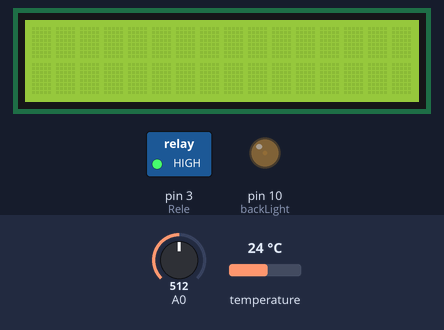
The sketch below on a simulated Arduino Uno, built with avr-gcc and run on an emulated ATmega328P. Shown: 16×2 character LCD, switched loads named in the sketch (green lamp = pin HIGH), output pins drawn as LEDs (lit = HIGH). The inputs (shaded band) are chosen by the test bench; at power-on: A0 = 512, temperature 24 °C.

Above: at 1.2 s.
1.3 s: A0 set to 389
2.8 s: A0 set to 362
At 3.6 s:
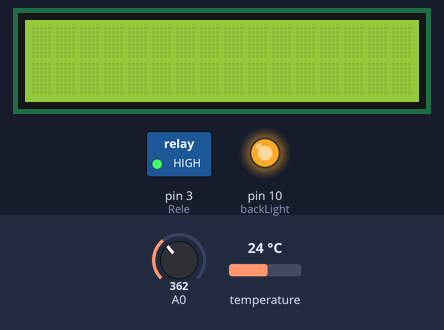
4.6 s: A0 set to 565
At 4.84 s:
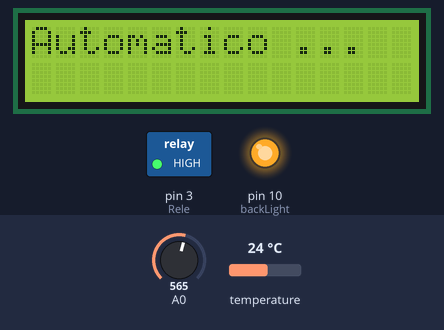
8.1 s: temperature set to 16.7 °C
13.1 s: temperature set to 15.6 °C
At 17.93 s:
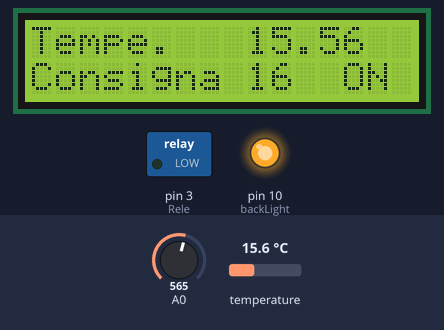
20.3 s: A0 set to 777
21.8 s: A0 set to 804
At 23.4 s:
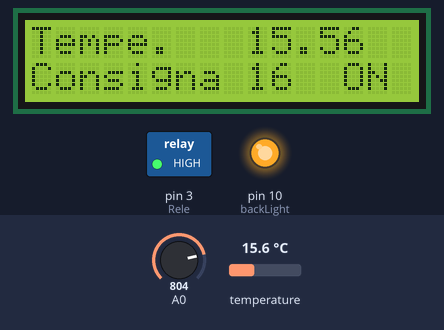
Timing chart, 0 to 24.3 s (numbered marks = the images above; inputs shaded):
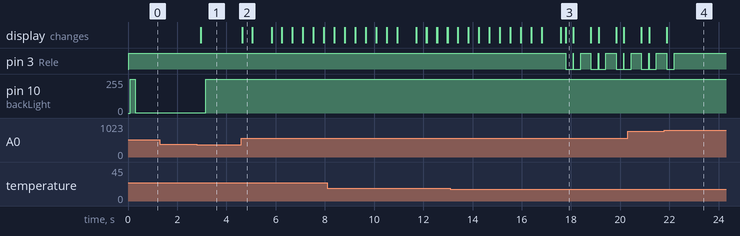

Measured:
- the behaviour switches between 380 and 379 on A0 (found by bisection; images 0 and 1)
- the behaviour switches between 16 and 15.9 °C on temperature (found by bisection; images 2 and 3)
- the behaviour switches between 789 and 790 on A0 (found by bisection; images 3 and 4)
- after the input at 1.3 s, every drawn part: stays the same
- after the input at 2.8 s, pin 10 (backLight): 1/255 → 255/255 after 0.37 s
- after the input at 4.6 s, the display: changes at once (image 2)
- after the input at 13.1 s, pin 3 (Rele): HIGH → LOW after 4.7 s, then repeats every 1.0 s: HIGH 0.01 s, LOW 0.30 s, HIGH 0.42 s, LOW 0.30 s; the display: first differs from a run without the input after 4.7 s (image 3)
- after the input at 21.8 s, pin 3 (Rele): goes on until 22.2 s, then stays HIGH

The sketch:

Arturito.ino
```cpp
//Sample using LiquidCrystal library
#include <LiquidCrystal.h>
#include <OneWire.h>
#include <DallasTemperature.h>
// Pin donde se conecta el bus 1-Wire

const int Rele =3;
#define ONE_WIRE_BUS 2
// Setup a oneWire instance to communicate with any OneWire devices (not just Maxim/Dallas temperature ICs)
OneWire oneWire(ONE_WIRE_BUS);
// Pass our oneWire reference to Dallas Temperature.
DallasTemperature sensors(&oneWire);
// select the pins used on the LCD panel
LiquidCrystal lcd(8, 9, 4, 5, 6, 7);

// define some values used by the panel and buttons
int backLight   = 10;    // LCD Panel Backlight LED connected to digital pin 10
int lightLevel  = 255;   // Initialise light full on
int lcd_key     = 0;
int adc_key_in  = 0;
float t =sensors.getTempCByIndex(0), tant=0;
int cons = t;
int autom = 0;
int inicio = 0, estado = 0, bandera_milis = 0, no_te_pases_che = 0;
long milis_anteriores = 0;
#define btnRIGHT  0
#define btnUP     1
#define btnDOWN   2
#define btnLEFT   3
#define btnSELECT 4
#define btnNONE   5

// read the buttons
int read_LCD_buttons()
{
adc_key_in = analogRead(0);      // read the value from the sensor
// my [Mark Bramwell's] buttons when read are centered at these valies: 0, 144, 329, 504, 741
// we add approx 50 to those values and check to see if we are close
if (adc_key_in > 1000) return btnNONE; // We make this the 1st option for speed reasons since it will be the most likely result
if (adc_key_in < 50)   return btnRIGHT;
if (adc_key_in < 195)  return btnUP;
if (adc_key_in < 380)  return btnDOWN;
if (adc_key_in < 555)  return btnLEFT;
if (adc_key_in < 790)  return btnSELECT;
return btnNONE;  // when all others fail, return this...
}

void setup(){
            Serial.begin(9600);
            sensors.begin();
            pinMode(Rele,OUTPUT);
            digitalWrite(Rele, HIGH);
            lcd.begin(16, 2);              // start the LCD library
            lcd.setCursor(0,0);            // move cursor to beginning of line "0"
            lcd.print("Temperatura"); // print a simple message
            lcd.clear();
            }

void loop(){

if(millis()-milis_anteriores >= 5000) { bandera_milis = 1;  }
if(bandera_milis == 1){
                        sensors.requestTemperatures();
                       // Serial.print("Temperatura: ");
                       // Serial.println(sensors.getTempCByIndex(0));
                        t =sensors.getTempCByIndex(0);
                        milis_anteriores = millis();
                        bandera_milis = 0;
                        lcd.clear();
                      }

analogWrite(backLight, lightLevel);
lcd.setCursor(0,0);            // move cursor to beginning of line "0"
lcd.print("Tempe.");
lcd.setCursor(9,0);            // move to position 13 on the second line
lcd.print(t);
if(autom==0){
            lcd.setCursor(13,1);
            lcd.print("OFF");
            }
lcd.setCursor(0,1);            // move cursor to beginning of line "0"
lcd.print("Consigna");
lcd.setCursor(9,1);            // move to position 13 on the second line
lcd.print(cons);
lcd.setCursor(0,1);            // move to the begining of the second line
lcd_key = read_LCD_buttons();  // read the buttons
switch (lcd_key){
   case btnRIGHT:{/*Serial.println("PANTALLA ENCENDIDA");*/lightLevel = 255;lcd.display();delay(200);break;}
   case btnLEFT:  {/*Serial.println("PANTALLA APAGADA"); */lightLevel = 1;lcd.noDisplay();delay(200);break;}
    case btnUP:{
                      //Serial.println("BOTON UP");
                      //Serial.print("Consigna:");Serial.println(cons);
                      lcd.clear();
                      lcd.display();
                      lightLevel = 255;
                      cons++;
                      delay(200);
                      lcd.clear();
                      break;}
     case btnDOWN:{
                      //Serial.println("BOTON DOWN");
                      //Serial.print("Constante:");Serial.println(cons);
                      lcd.clear();
                      lcd.display();
                      lightLevel = 255;
                      cons--;
                      delay(200);
                      lcd.clear();
                      break;}
   case btnSELECT:  {
                          //Serial.println("BOTON SELECT");
                          lcd.clear();
                          lcd.display();
                          lcd.setCursor(0,0);
                          lcd.print("Automatico ...");
                          if(autom==0){/*Serial.println("MODO AUTOMATICO");*/ autom=1;}
                            else {/*Serial.println("DESACTIVADO");*/ autom=0; inicio = 0; if( estado == 1 ){power();estado = 0; no_te_pases_che = 0;}}
                          delay(200);
                          lcd.clear();
                          break;
                          }

                }//FIN SWITCH LCD


if (autom==1){
              lcd.setCursor(0,0);            // move cursor to beginning of line "0"
              lcd.print("Tempe.");
              lcd.setCursor(9,0);            // move to position 13 on the second line
              lcd.print(t);
              lcd.setCursor(13,1);
              lcd.print("ON");
              lcd.setCursor(0,1);            // move cursor to beginning of line "0"
              lcd.print("Consigna");
              lcd.setCursor(9,1);            // move to position 13 on the second line
              lcd.print(cons);

if(cons > t && estado == 0 && inicio == 0)
  {power(); estado = 1; inicio = 1;}
    else
    if(t>cons+2 && estado == 1 && inicio == 1 && no_te_pases_che == 0)
      {power(); estado = 0; no_te_pases_che = 1; }
        else
          if(t<cons-2 && estado == 0 && inicio == 1)
           {power(); estado = 1; no_te_pases_che = 0;}


  }// FIN AUTOMATICO
} // FIN LOOP

void power (){
              digitalWrite(Rele, LOW);
              delay(300);
              digitalWrite(Rele, HIGH);
              if(estado == 0){
                              /*Serial.print(" PRENDIDO//////////Temperatura:");*/}
            else{
                 /* Serial.print("APAGADO //////////Temperatura:");*/}
                 /* Serial.print(t);Serial.print("Consigna:");Serial.println(cons);
                  Serial.println(" ");*/
}
```
